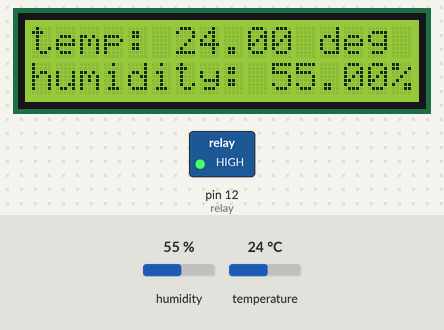
Recording of a sketch running on a simulated Arduino Uno, built with avr-gcc and run on an emulated ATmega328P. Parts: 16×2 character LCD, switched loads named in the sketch (green lamp = pin HIGH). The inputs (shaded band) are chosen by the test bench; at power-on: humidity 55 %, temperature 24 °C.

Above: at 2.2 s.
2.3 s: humidity set to 31 %
At 3.1 s:
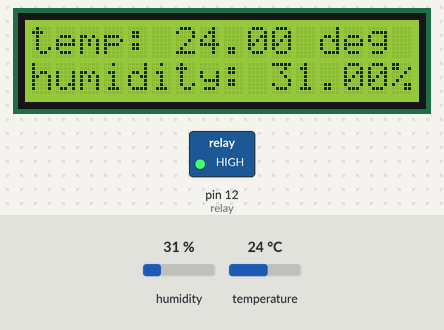
4.4 s: humidity set to 28 %
At 6.4 s:
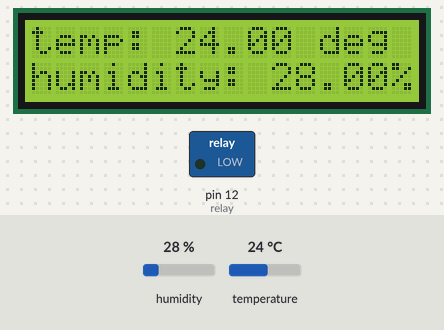
7.1 s: temperature set to 12 °C
At 7.5 s:
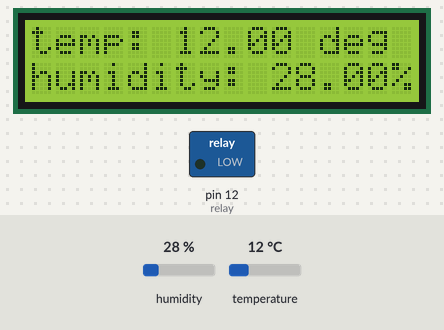
9.2 s: temperature set to 19 °C
At 10.8 s:
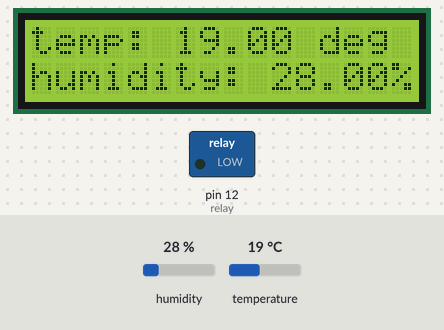
Timing chart, 0 to 12.3 s (numbered marks = the images above; inputs shaded):
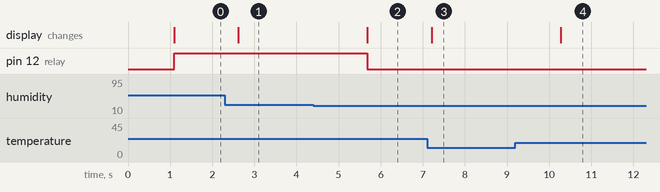

The sketch:

Abdul_Humidity_Controller.ino
```cpp
#include <LiquidCrystal.h>
#include <dht.h>

#define dataPin 8
int relay=12;
dht DHT;
LiquidCrystal lcd(1,2,4,5,6,7);

void setup() {
  pinMode(relay,OUTPUT);
  delay(1000);
  lcd.begin(16,2);
}

void loop() {
  lcd.clear();
  int values=DHT.read11(dataPin);
  lcd.print("temp: ");
  lcd.print(DHT.temperature);
  lcd.print(" deg");
  lcd.setCursor(0,1);
  lcd.print("humidity: ");
  lcd.print(DHT.humidity);
  lcd.print("%");

  if(DHT.humidity>=30.00){
    digitalWrite(relay,HIGH);
  }
  else{
    digitalWrite(relay,LOW);
  }

  delay(1500);
}
```

Measured:
- the behaviour switches between 30 and 29 % on humidity (found by bisection; images 1 and 2)
- after the input at 2.3 s, the display: changes after 0.32 s (image 1)
- after the input at 4.4 s, pin 12 (relay): HIGH → LOW after 1.3 s; the display: changes after 1.3 s (image 2)
- after the input at 7.1 s, the display: changes after 0.11 s (image 3)
- after the input at 9.2 s, the display: changes after 1.1 s (image 4)
